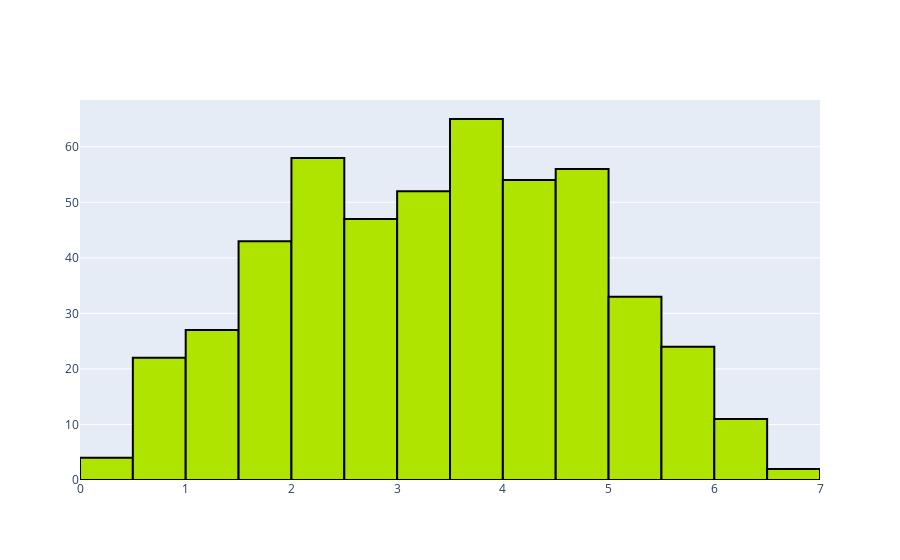

The cell this chart's notebook holds for it:
### Code cell
hist = [go.Histogram(x = df['happiness'],\
marker=dict(color ='#AFE400',line = dict(color='black',width=2)))]
fig = go.Figure(data = hist)
iplot(fig)

### Figure 1 — Plotly figure (JSON) as saved in the notebook; plotly's stock layout.template omitted (floating-point values rounded to 4 significant figures; data arrays with more than 128 entries replaced by an {"elided": "..."} marker saying what was removed)
{"data": [{"marker": {"color": "#AFE400", "line": {"color": "black", "width": 2}}, "type": "histogram", "x": {"elided": "498 float values"}}], "layout": {}}
